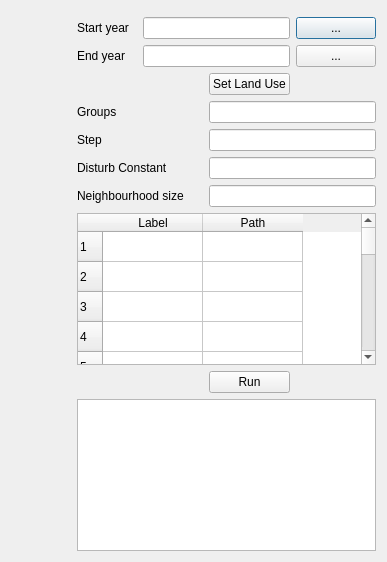
<?xml version="1.0" encoding="UTF-8"?>
<ui version="4.0">
 <class>Dialog</class>
 <widget class="QDialog" name="Dialog">
  <property name="geometry">
   <rect>
    <x>0</x>
    <y>0</y>
    <width>387</width>
    <height>562</height>
   </rect>
  </property>
  <property name="windowTitle">
   <string>Dialog</string>
  </property>
  <property name="windowIcon">
   <iconset>
    <normaloff>res/logo.ico</normaloff>res/logo.ico</iconset>
  </property>
  <layout class="QGridLayout" name="gridLayout">
   <item row="0" column="0" rowspan="2" colspan="2">
    <layout class="QHBoxLayout" name="horizontalLayout"/>
   </item>
   <item row="1" column="1">
    <widget class="QLabel" name="label">
     <property name="text">
      <string>Start year</string>
     </property>
    </widget>
   </item>
   <item row="1" column="2" colspan="2">
    <widget class="QLineEdit" name="lineEdit"/>
   </item>
   <item row="1" column="4">
    <widget class="QPushButton" name="pushButton">
     <property name="text">
      <string>...</string>
     </property>
    </widget>
   </item>
   <item row="2" column="1">
    <widget class="QLabel" name="label_2">
     <property name="text">
      <string>End year</string>
     </property>
    </widget>
   </item>
   <item row="2" column="2" colspan="2">
    <widget class="QLineEdit" name="lineEdit_2"/>
   </item>
   <item row="2" column="4">
    <widget class="QPushButton" name="pushButton_2">
     <property name="text">
      <string>...</string>
     </property>
    </widget>
   </item>
   <item row="3" column="3">
    <widget class="QPushButton" name="pushButton_5">
     <property name="text">
      <string>Set Land Use</string>
     </property>
    </widget>
   </item>
   <item row="4" column="1">
    <widget class="QLabel" name="label_3">
     <property name="text">
      <string>Groups</string>
     </property>
    </widget>
   </item>
   <item row="4" column="3" colspan="2">
    <widget class="QLineEdit" name="lineEdit_3">
     <property name="text">
      <string/>
     </property>
    </widget>
   </item>
   <item row="5" column="1">
    <widget class="QLabel" name="label_6">
     <property name="text">
      <string>Step</string>
     </property>
    </widget>
   </item>
   <item row="5" column="3" colspan="2">
    <widget class="QLineEdit" name="lineEdit_6">
     <property name="text">
      <string/>
     </property>
    </widget>
   </item>
   <item row="6" column="1" colspan="2">
    <widget class="QLabel" name="label_7">
     <property name="text">
      <string>Disturb Constant</string>
     </property>
    </widget>
   </item>
   <item row="6" column="3" colspan="2">
    <widget class="QLineEdit" name="lineEdit_7"/>
   </item>
   <item row="7" column="1" colspan="2">
    <widget class="QLabel" name="label_4">
     <property name="text">
      <string>Neighbourhood size</string>
     </property>
    </widget>
   </item>
   <item row="7" column="3" colspan="2">
    <widget class="QLineEdit" name="lineEdit_8"/>
   </item>
   <item row="8" column="1" colspan="4">
    <widget class="QTableWidget" name="tableWidget">
     <property name="rowCount">
      <number>100</number>
     </property>
     <row/>
     <row/>
     <row/>
     <row/>
     <row/>
     <row/>
     <row/>
     <row/>
     <row/>
     <row/>
     <row/>
     <row/>
     <row/>
     <row/>
     <row/>
     <row/>
     <row/>
     <row/>
     <row/>
     <row/>
     <row/>
     <row/>
     <row/>
     <row/>
     <row/>
     <row/>
     <row/>
     <row/>
     <row/>
     <row/>
     <row/>
     <row/>
     <row/>
     <row/>
     <row/>
     <row/>
     <row/>
     <row/>
     <row/>
     <row/>
     <row/>
     <row/>
     <row/>
     <row/>
     <row/>
     <row/>
     <row/>
     <row/>
     <row/>
     <row/>
     <row/>
     <row/>
     <row/>
     <row/>
     <row/>
     <row/>
     <row/>
     <row/>
     <row/>
     <row/>
     <row/>
     <row/>
     <row/>
     <row/>
     <row/>
     <row/>
     <row/>
     <row/>
     <row/>
     <row/>
     <row/>
     <row/>
     <row/>
     <row/>
     <row/>
     <row/>
     <row/>
     <row/>
     <row/>
     <row/>
     <row/>
     <row/>
     <row/>
     <row/>
     <row/>
     <row/>
     <row/>
     <row/>
     <row/>
     <row/>
     <row/>
     <row/>
     <row/>
     <row/>
     <row/>
     <row/>
     <row/>
     <row/>
     <row/>
     <row/>
     <column>
      <property name="text">
       <string>Label</string>
      </property>
     </column>
     <column>
      <property name="text">
       <string>Path</string>
      </property>
     </column>
    </widget>
   </item>
   <item row="9" column="1">
    <layout class="QHBoxLayout" name="horizontalLayout_2"/>
   </item>
   <item row="9" column="3">
    <widget class="QPushButton" name="pushButton_8">
     <property name="text">
      <string>Run</string>
     </property>
    </widget>
   </item>
   <item row="10" column="1" colspan="4">
    <widget class="QTextBrowser" name="textBrowser"/>
   </item>
   <item row="11" column="1">
    <layout class="QHBoxLayout" name="horizontalLayout_3"/>
   </item>
  </layout>
 </widget>
 <resources/>
 <connections/>
</ui>
